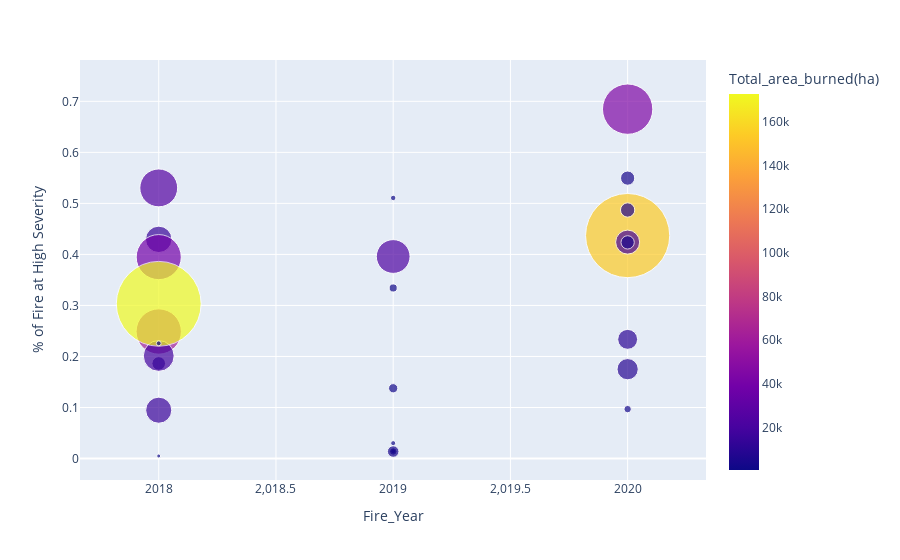

Notebook code for this chart:
### Code cell
fig = px.scatter(foi, x='Fire_Year', y='% of Fire at High Severity', size_max=60,
                    color='Total_area_burned(ha)', size='CO2(kg)')

fig.show()

### Figure 1 — Plotly figure (JSON) as saved in the notebook; plotly's stock layout.template omitted (floating-point values rounded to 4 significant figures)
{"data": [{"hovertemplate": "Fire_Year=%{x}<br>% of Fire at High Severity=%{y}<br>CO2(kg)=%{marker.size}<br>Total_area_burned(ha)=%{marker.color}<extra></extra>", "legendgroup": "", "marker": {"color": [10790.0, 153700.0, 9126.0, 3849.0, 18860.0, 5124.0, 45117, 2511.0, 6573.0, 1406.0, 803.8, 747, 2218.0, 548.5, 2274.0, 4189.0, 23700.0, 61970.0, 5292.0, 25790.0, 14630.0, 38800.0, 18900.0, 172800.0, 671.5, 15970.0, 506.7], "coloraxis": "coloraxis", "size": [967000000.0, 17282058630, 1101213444, 492300000.0, 1409755712, 434500000.0, 6182868848, 134500000.0, 500200000.0, 159400000.0, 59530000.0, 61800000.0, 136900000.0, 72920000.0, 208800000.0, 326300000.0, 2781115694, 5008799091, 452800000.0, 3496762706, 1699084975, 4958360511, 2323966988, 17560131063, 38550000.0, 1665182175, 57800000.0], "sizemode": "area", "sizeref": 4878000.0, "symbol": "circle"}, "mode": "markers", "name": "", "orientation": "v", "showlegend": false, "type": "scatter", "x": [2020, 2020, 2020, 2020, 2020, 2020, 2020, 2020, 2020, 2019, 2019, 2019, 2019, 2019, 2019, 2019, 2019, 2018, 2018, 2018, 2018, 2018, 2018, 2018, 2018, 2018, 2018], "xaxis": "x", "y": [0.2336, 0.437, 0.1751, 0.5495, 0.4241, 0.4236, 0.6847, 0.09686, 0.4871, 0.3343, 0.01422, 0.03012, 0.01384, 0.5107, 0.1377, 0.01371, 0.3959, 0.2489, 0.1863, 0.5303, 0.4295, 0.3947, 0.2011, 0.3032, 0.004959, 0.09472, 0.2258], "yaxis": "y"}], "layout": {"coloraxis": {"colorbar": {"title": {"text": "Total_area_burned(ha)"}}, "colorscale": [[0, "#0d0887"], [0.1111, "#46039f"], [0.2222, "#7201a8"], [0.3333, "#9c179e"], [0.4444, "#bd3786"], [0.5556, "#d8576b"], [0.6667, "#ed7953"], [0.7778, "#fb9f3a"], [0.8889, "#fdca26"], [1, "#f0f921"]]}, "legend": {"itemsizing": "constant", "tracegroupgap": 0}, "margin": {"t": 60}, "xaxis": {"anchor": "y", "domain": [0, 1], "title": {"text": "Fire_Year"}}, "yaxis": {"anchor": "x", "domain": [0, 1], "title": {"text": "% of Fire at High Severity"}}}}
